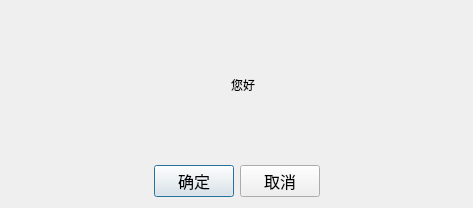
<?xml version="1.0" encoding="UTF-8"?>
<ui version="4.0">
 <class>MyMessageBox</class>
 <widget class="QDialog" name="MyMessageBox">
  <property name="geometry">
   <rect>
    <x>0</x>
    <y>0</y>
    <width>473</width>
    <height>208</height>
   </rect>
  </property>
  <property name="windowTitle">
   <string>Dialog</string>
  </property>
  <layout class="QVBoxLayout" name="verticalLayout">
   <item>
    <layout class="QHBoxLayout" name="horizontalLayout_2">
     <item>
      <spacer name="horizontalSpacer_4">
       <property name="orientation">
        <enum>Qt::Horizontal</enum>
       </property>
       <property name="sizeHint" stdset="0">
        <size>
         <width>40</width>
         <height>20</height>
        </size>
       </property>
      </spacer>
     </item>
     <item>
      <widget class="QLabel" name="myMB_picLabel">
       <property name="text">
        <string/>
       </property>
      </widget>
     </item>
     <item>
      <widget class="QLabel" name="myMB_textLabel">
       <property name="text">
        <string>您好</string>
       </property>
      </widget>
     </item>
     <item>
      <spacer name="horizontalSpacer_5">
       <property name="orientation">
        <enum>Qt::Horizontal</enum>
       </property>
       <property name="sizeHint" stdset="0">
        <size>
         <width>40</width>
         <height>20</height>
        </size>
       </property>
      </spacer>
     </item>
    </layout>
   </item>
   <item>
    <layout class="QHBoxLayout" name="horizontalLayout_3">
     <item>
      <spacer name="horizontalSpacer_2">
       <property name="orientation">
        <enum>Qt::Horizontal</enum>
       </property>
       <property name="sizeHint" stdset="0">
        <size>
         <width>40</width>
         <height>20</height>
        </size>
       </property>
      </spacer>
     </item>
     <item>
      <layout class="QHBoxLayout" name="horizontalLayout">
       <item>
        <widget class="QPushButton" name="myMB_OK">
         <property name="font">
          <font>
           <pointsize>12</pointsize>
          </font>
         </property>
         <property name="text">
          <string>确定</string>
         </property>
        </widget>
       </item>
       <item>
        <widget class="QPushButton" name="myMB_Cancel">
         <property name="font">
          <font>
           <pointsize>12</pointsize>
          </font>
         </property>
         <property name="text">
          <string>取消</string>
         </property>
        </widget>
       </item>
      </layout>
     </item>
     <item>
      <spacer name="horizontalSpacer_3">
       <property name="orientation">
        <enum>Qt::Horizontal</enum>
       </property>
       <property name="sizeHint" stdset="0">
        <size>
         <width>40</width>
         <height>20</height>
        </size>
       </property>
      </spacer>
     </item>
    </layout>
   </item>
  </layout>
 </widget>
 <resources/>
 <connections/>
</ui>
